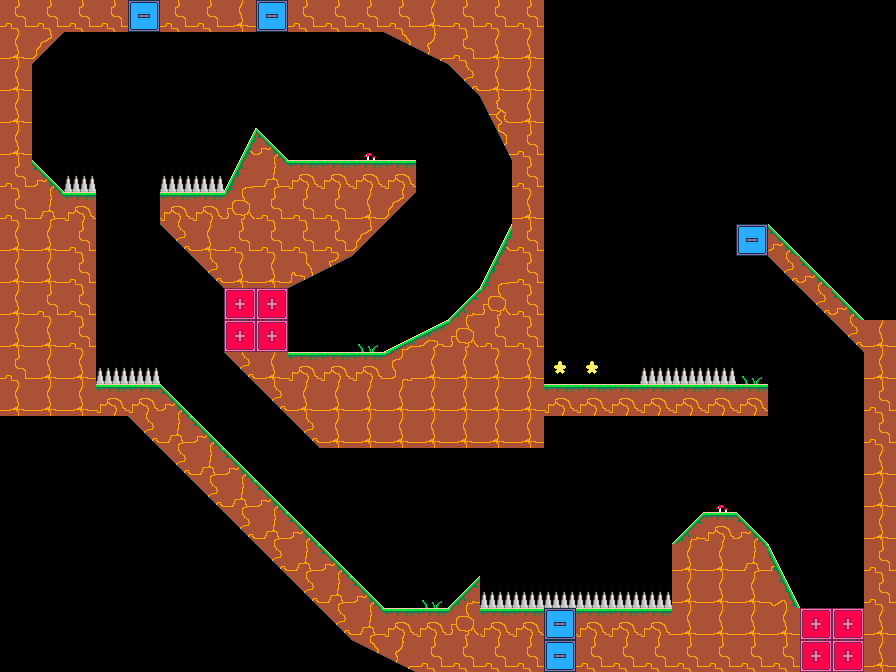

Tiled map render using the project's own tile images. Description and the whole map definition, tile-layer contents included, below:
An orthogonal 28x21 tile map with 32x32 px tiles, 1 tile layer (tiles) and 1 object.

<map version="1.8" tiledversion="1.8.2" orientation="orthogonal" renderorder="right-down" width="28" height="21" tilewidth="32" tileheight="32" infinite="0" nextlayerid="3" nextobjectid="2">
 <editorsettings>
  <export target="../../../assets/levels/036.json" format="json" />
 </editorsettings>
 <tileset firstgid="1" source="../tileset.tsx" />
 <layer id="1" name="tiles" width="28" height="21">
  <data encoding="csv">
33,33,33,33,31,33,33,37,31,33,33,33,33,37,33,33,33,0,0,0,0,0,0,0,0,0,0,0,
37,22,0,0,0,0,0,0,0,0,0,0,7,8,33,37,37,0,0,0,0,0,0,0,0,0,0,0,
37,0,0,0,0,0,0,0,0,0,0,0,0,0,21,37,37,0,0,0,0,0,0,0,0,0,0,0,
37,0,0,0,0,0,0,0,0,0,0,0,0,0,0,17,37,0,0,0,0,0,0,0,0,0,0,0,
37,0,0,0,0,0,13,5,16,13,13,36,13,0,0,23,33,0,0,0,0,0,0,0,0,0,0,0,
33,16,20,13,13,20,20,11,34,26,26,26,26,0,0,0,33,0,0,0,0,0,0,0,0,0,0,0,
33,34,26,13,13,26,26,29,33,33,33,37,22,0,0,0,37,0,0,0,0,0,0,0,0,0,0,0,
37,37,33,0,0,21,37,33,33,33,33,22,0,0,0,5,33,0,0,0,0,0,0,31,16,0,0,0,
37,37,33,0,0,13,21,37,37,9,10,0,0,0,0,11,33,0,0,0,0,0,0,0,21,16,0,0,
37,33,33,0,0,13,13,19,19,0,0,0,0,0,15,29,33,0,0,0,0,0,0,0,0,21,16,0,
37,37,33,13,0,13,0,19,19,0,0,28,1,2,29,33,33,0,0,0,0,0,0,0,0,0,21,37,
33,37,37,20,20,13,0,21,37,26,26,26,30,37,37,37,37,14,14,0,20,20,20,28,13,13,0,37,
37,37,37,26,26,16,0,13,21,37,37,37,37,37,37,37,37,26,26,26,26,26,26,26,13,0,0,33,
0,0,0,0,21,34,16,0,0,21,37,37,37,37,37,37,37,0,0,0,0,0,0,0,0,0,0,33,
0,0,0,0,0,21,34,16,0,0,0,0,0,0,0,0,0,0,0,0,0,0,0,0,0,0,0,37,
0,0,0,0,0,0,21,34,16,0,0,0,0,0,0,0,0,0,0,0,0,0,36,0,0,0,0,37,
0,0,0,0,0,0,0,21,34,16,0,0,0,0,0,0,0,0,0,0,0,15,26,16,13,0,0,37,
0,0,0,0,0,0,0,0,21,34,16,0,0,0,0,0,0,0,0,0,0,37,37,34,6,0,0,33,
0,0,0,0,0,0,0,0,0,21,34,16,0,28,15,20,20,20,20,20,20,37,37,37,12,0,0,33,
0,0,0,0,0,0,0,0,0,0,21,34,26,26,29,26,26,31,26,26,26,37,37,37,37,19,19,37,
0,0,0,0,0,0,0,0,0,0,0,7,8,33,33,33,33,31,33,33,33,33,33,33,33,19,19,37
</data>
 </layer>
 <objectgroup id="2" name="spawns">
  <object id="1" x="320.722" y="334.884">
   <point />
  </object>
 </objectgroup>
</map>
